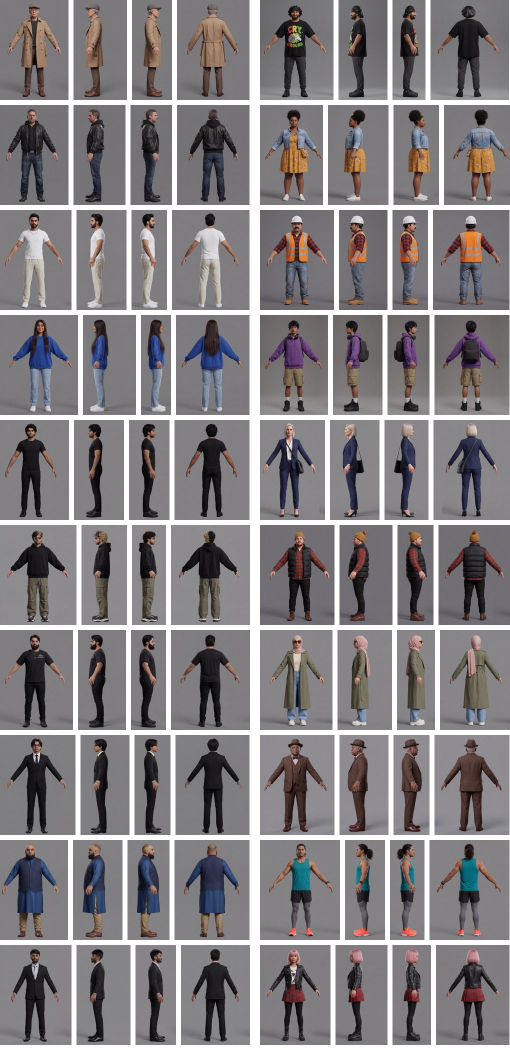
#> input picture concepts/citizens/contact_sheet.jpg, 1020 x 2100 px, given in place of contact_sheet.jpg.png, which was not available (shown at 1/2 size)
$ python mesh_sheet.py ../../concepts/citizens ../../concepts/citizens/contact_sheet.jpg 5 5 ../../concepts/citizens/contact_sheet.jpg ../../concepts/citizens/contact_sheet.jpg
#> lines starting #> are read from the running program, lines starting #| are printed output that depends on the picture; pictures that were not available may be replaced by others from this repository, and a replacement may not be noted
# Hulk-in-Manhattan fan homage. Not affiliated with Marvel, Disney, Radical Entertainment, Vivendi, Activision or Sierra.
# Contact sheets for the Brute mesh track (system python3 + PIL, not Blender).
#   python3 tools/brute/mesh_sheet.py single <dir> <out.jpg> <pose1,pose2,...> [views=q34,bq34]
#   python3 tools/brute/mesh_sheet.py ba <before_dir> <after_dir> <out.jpg> <pose1,...> [views]   (before | after per view)
import sys, os
from PIL import Image, ImageDraw
mode = sys.argv[1]
TW = 360
def tile(path, label):
    im = Image.open(path).convert('RGB'); im = im.resize((TW, int(TW * im.height / im.width)))
#> in tile, im is the input picture: PIL image 1020x2100 RGB; mean R, G, B 131.6, 128.1, 130.3
#> after `im = im.resize((TW, int(TW * im.height / im.width)))`:
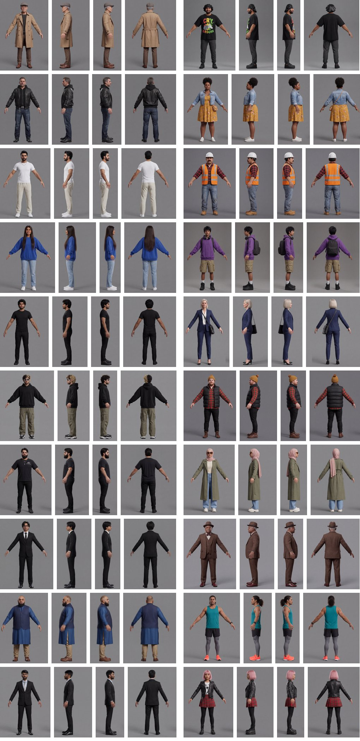
#> im: PIL image 360x741 RGB; mean R, G, B 131.4, 127.8, 130.1
    dr = ImageDraw.Draw(im); dr.rectangle((0, 0, TW, 18), fill=(0, 0, 0)); dr.text((4, 3), label, fill=(255, 255, 0)); return im
if mode == 'grid':
    # python3 mesh_sheet.py grid <out.jpg> <cols> <tile_px> files...
    out, cols, tp, fs = sys.argv[2], int(sys.argv[3]), int(sys.argv[4]), sys.argv[5:]
    TW = tp; ims = [tile(f, os.path.basename(f)[:-4]) for f in fs]; th = max(i.height for i in ims)
    rows_n = (len(ims) + cols - 1) // cols
    sheet = Image.new('RGB', (TW * cols, th * rows_n), (20, 20, 20))
    for i, im in enumerate(ims): sheet.paste(im, ((i % cols) * TW, (i // cols) * th))
    sheet.save(out, quality=88); print(out, sheet.size); sys.exit(0)
if mode == 'single':
    d, out, poses = sys.argv[2], sys.argv[3], sys.argv[4].split(',')
    views = (sys.argv[5] if len(sys.argv) > 5 else 'q34,bq34').split(',')
    rows = [[tile(os.path.join(d, '%s_%s.png' % (p, v)), '%s %s' % (p, v)) for v in views] for p in poses]
else:
    b, a, out, poses = sys.argv[2], sys.argv[3], sys.argv[4], sys.argv[5].split(',')
    views = (sys.argv[6] if len(sys.argv) > 6 else 'q34,bq34').split(',')
    rows = [[tile(os.path.join(dd, '%s_%s.png' % (p, v)), '%s %s %s' % (tag, p, v)) for v in views for dd, tag in ((b, 'BEFORE'), (a, 'AFTER'))] for p in poses]
cols = max(len(r) for r in rows); th = rows[0][0].height
#> after `cols = max((len(r) for r in rows))`: cols = 2
#> after `th = rows[0][0].height`: th = 741
# lay out: if many rows, wrap into 2 column groups
groups = 2 if len(rows) > 4 and cols <= 2 else 1
#> groups = 1
per = (len(rows) + groups - 1) // groups
#> per = 1
sheet = Image.new('RGB', (TW * cols * groups, th * per), (20, 20, 20))
#> sheet: PIL image 720x741 RGB; every value is 20
for i, r in enumerate(rows):
    gx, gy = i // per, i % per
    for j, im in enumerate(r): sheet.paste(im, ((gx * cols + j) * TW, gy * th))
#> this loop made 1 pass
#> (gx, gy) on pass 1: (0, 0)
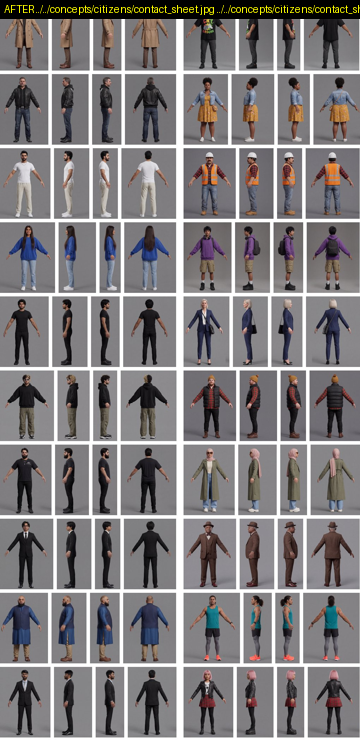
#> im: PIL image 360x741 RGB; mean R, G, B 128.8, 125.4, 126.9
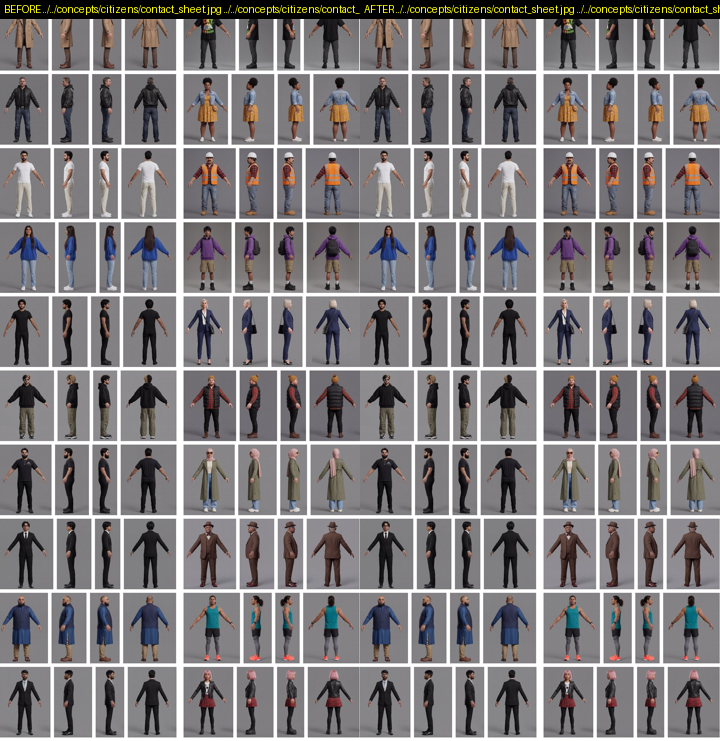
#> sheet: PIL image 720x741 RGB; mean R, G, B 128.8, 125.4, 126.9
sheet.save(out, quality=85); print(out, sheet.size)
#| 5 (720, 741)
